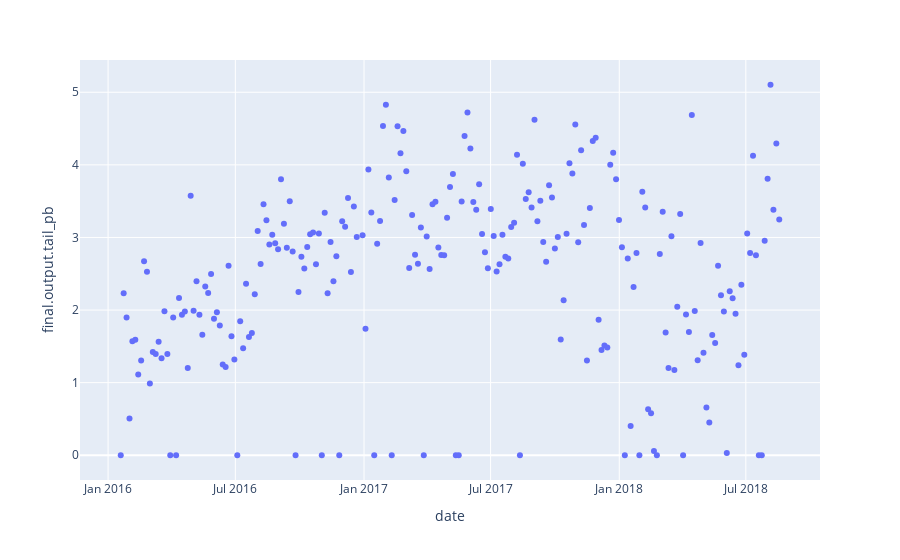
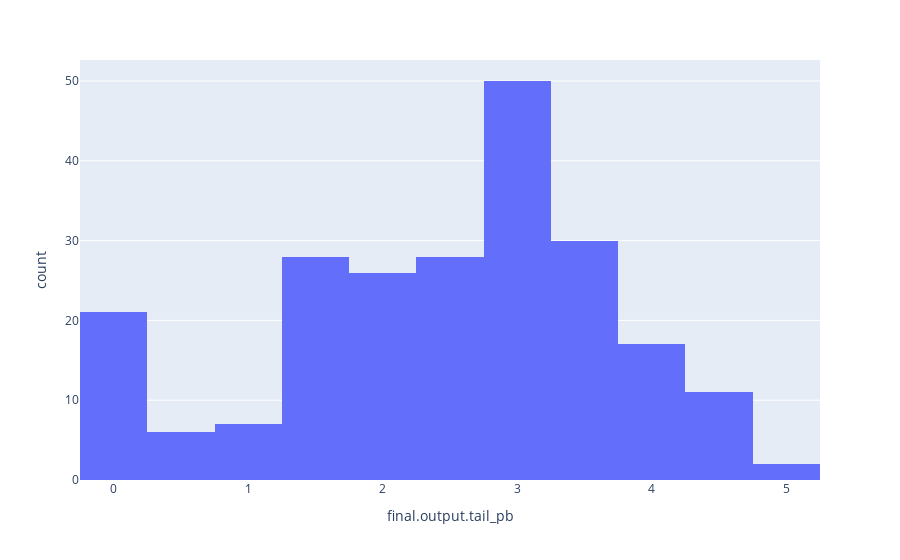
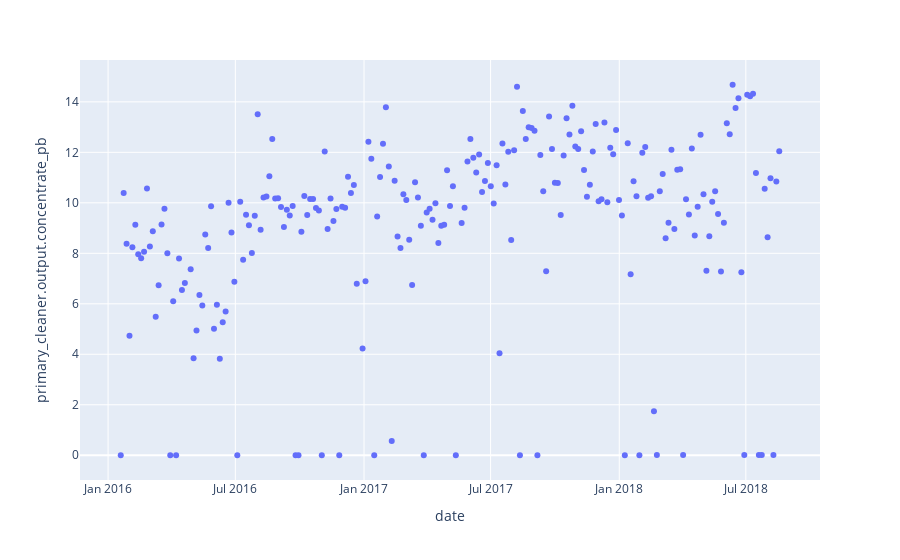
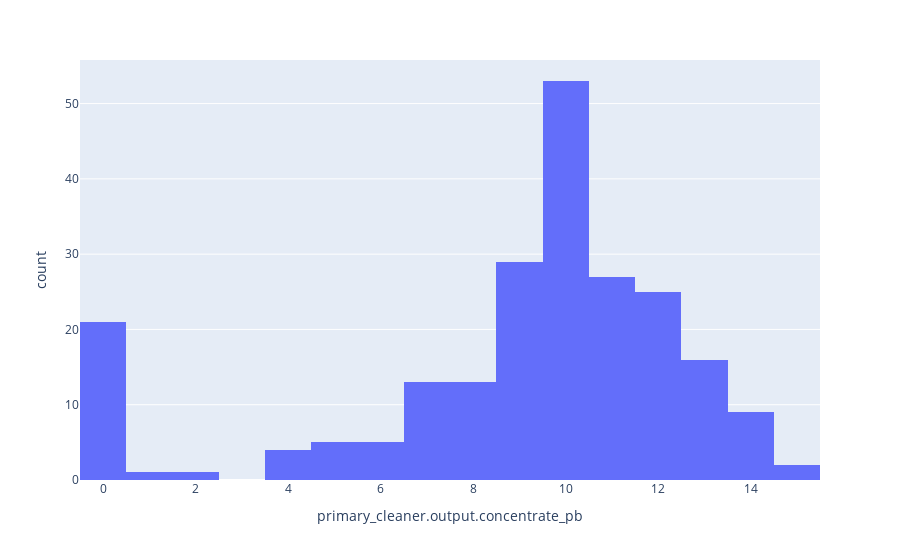

The cell these charts' notebook holds for them, in order:
### Code cell
# produce scatter for one of ~10 of the downsample features
skipping_interval = int(data_full_downsample.shape[1]/10)
counter = 1
for column in data_full_downsample.columns:
    if counter % skipping_interval == 0:
        print(f'{column} scatter and histogram')
        px.scatter(data_full_downsample, x='date', y=column).show()
        px.histogram(data_full_downsample, x=column).show()
        print()
        print()
    
    counter += 1

### Figure 1 — Plotly figure (JSON) as saved in the notebook; plotly's stock layout.template omitted (floating-point values rounded to 4 significant figures; data arrays with more than 128 entries replaced by an {"elided": "..."} marker saying what was removed)
{"data": [{"hovertemplate": "date=%{x}<br>final.output.tail_pb=%{y}<extra></extra>", "legendgroup": "", "marker": {"color": "#636efa", "symbol": "circle"}, "mode": "markers", "name": "", "orientation": "v", "showlegend": false, "type": "scatter", "x": {"elided": "227 str values"}, "xaxis": "x", "y": {"elided": "227 float values"}, "yaxis": "y"}], "layout": {"legend": {"tracegroupgap": 0}, "margin": {"t": 60}, "xaxis": {"anchor": "y", "domain": [0, 1], "title": {"text": "date"}}, "yaxis": {"anchor": "x", "domain": [0, 1], "title": {"text": "final.output.tail_pb"}}}}

### Figure 2 — Plotly figure (JSON) as saved in the notebook; plotly's stock layout.template omitted (floating-point values rounded to 4 significant figures; data arrays with more than 128 entries replaced by an {"elided": "..."} marker saying what was removed)
{"data": [{"alignmentgroup": "True", "bingroup": "x", "hovertemplate": "final.output.tail_pb=%{x}<br>count=%{y}<extra></extra>", "legendgroup": "", "marker": {"color": "#636efa", "pattern": {"shape": ""}}, "name": "", "offsetgroup": "", "orientation": "v", "showlegend": false, "type": "histogram", "x": {"elided": "227 float values"}, "xaxis": "x", "yaxis": "y"}], "layout": {"barmode": "relative", "legend": {"tracegroupgap": 0}, "margin": {"t": 60}, "xaxis": {"anchor": "y", "domain": [0, 1], "title": {"text": "final.output.tail_pb"}}, "yaxis": {"anchor": "x", "domain": [0, 1], "title": {"text": "count"}}}}

### Figure 3 — Plotly figure (JSON) as saved in the notebook; plotly's stock layout.template omitted (floating-point values rounded to 4 significant figures; data arrays with more than 128 entries replaced by an {"elided": "..."} marker saying what was removed)
{"data": [{"hovertemplate": "date=%{x}<br>primary_cleaner.output.concentrate_pb=%{y}<extra></extra>", "legendgroup": "", "marker": {"color": "#636efa", "symbol": "circle"}, "mode": "markers", "name": "", "orientation": "v", "showlegend": false, "type": "scatter", "x": {"elided": "227 str values"}, "xaxis": "x", "y": {"elided": "227 float values"}, "yaxis": "y"}], "layout": {"legend": {"tracegroupgap": 0}, "margin": {"t": 60}, "xaxis": {"anchor": "y", "domain": [0, 1], "title": {"text": "date"}}, "yaxis": {"anchor": "x", "domain": [0, 1], "title": {"text": "primary_cleaner.output.concentrate_pb"}}}}

### Figure 4 — Plotly figure (JSON) as saved in the notebook; plotly's stock layout.template omitted (floating-point values rounded to 4 significant figures; data arrays with more than 128 entries replaced by an {"elided": "..."} marker saying what was removed)
{"data": [{"alignmentgroup": "True", "bingroup": "x", "hovertemplate": "primary_cleaner.output.concentrate_pb=%{x}<br>count=%{y}<extra></extra>", "legendgroup": "", "marker": {"color": "#636efa", "pattern": {"shape": ""}}, "name": "", "offsetgroup": "", "orientation": "v", "showlegend": false, "type": "histogram", "x": {"elided": "227 float values"}, "xaxis": "x", "yaxis": "y"}], "layout": {"barmode": "relative", "legend": {"tracegroupgap": 0}, "margin": {"t": 60}, "xaxis": {"anchor": "y", "domain": [0, 1], "title": {"text": "primary_cleaner.output.concentrate_pb"}}, "yaxis": {"anchor": "x", "domain": [0, 1], "title": {"text": "count"}}}}
